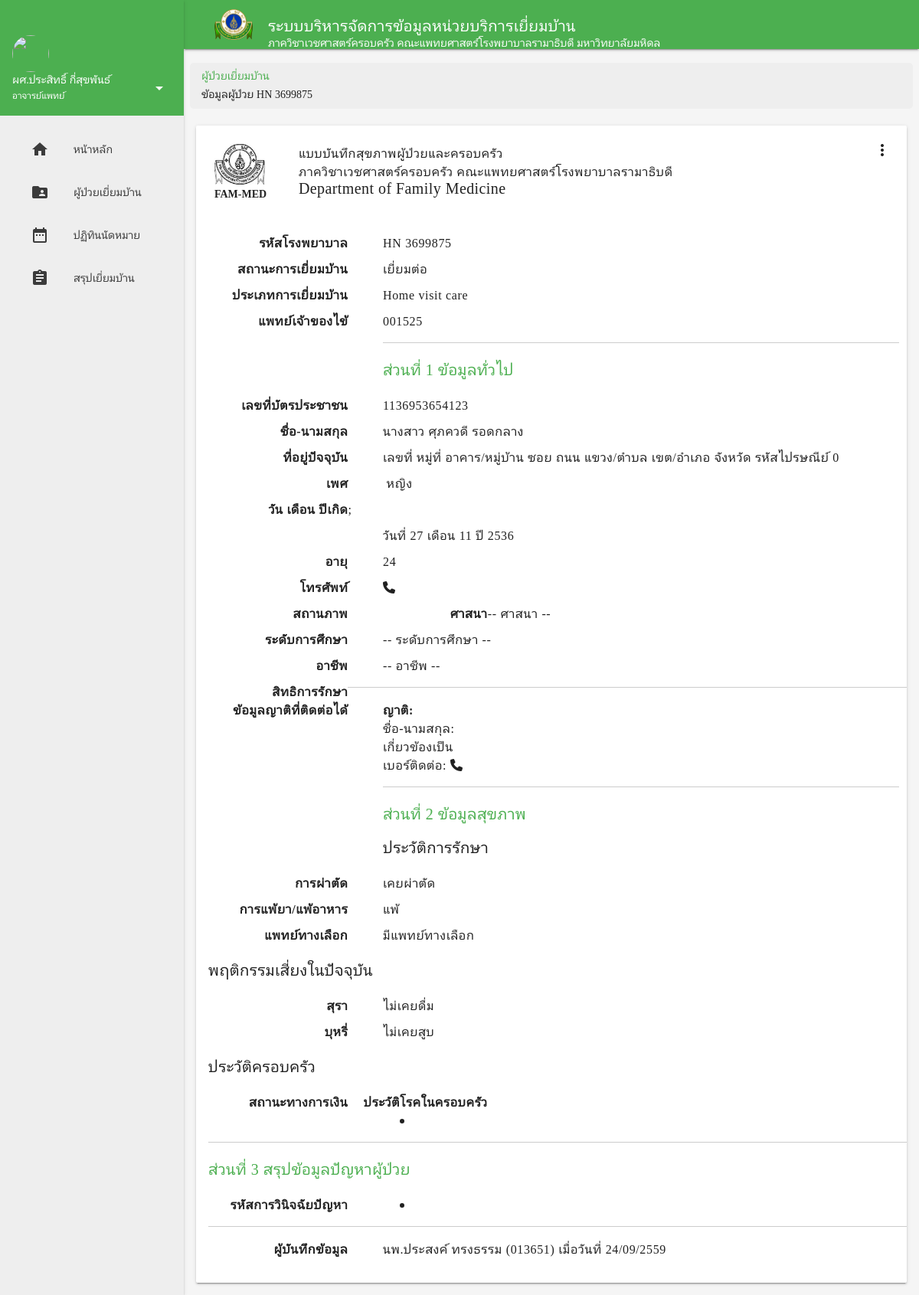
The app's page /patient_show.php?hn=3699875 (signed in) with its own data.
### tables this page shows
CREATE TABLE `patientinfo` (
  `patient_hn` int(7) NOT NULL,
  `patient_visit_status` int(1) DEFAULT NULL,
  `patient_visit_type` int(1) DEFAULT NULL,
  `patient_id` varchar(13) NOT NULL,
  `patient_p_name` varchar(100) DEFAULT NULL,
  `patient_name` varchar(50) DEFAULT NULL,
  `patient_surname` varchar(50) DEFAULT NULL,
  `patient_gender` varchar(1) DEFAULT NULL,
  `patient_dateofbirth` int(2) DEFAULT NULL,
  `patient_monthofbirth` varchar(15) DEFAULT NULL,
  `patient_yearofbirth` int(4) DEFAULT NULL,
  `patient_status` varchar(20) DEFAULT NULL,
  `patient_religion` varchar(15) DEFAULT NULL,
  `patient_occupation` varchar(50) DEFAULT NULL,
  `patient_education` varchar(30) NOT NULL,
  `insure` varchar(10) NOT NULL,
  `patient_add_no` varchar(10) DEFAULT NULL,
  `patient_add_mhoo` varchar(10) NOT NULL,
  `patient_add_village` varchar(30) NOT NULL,
  `patient_add_soi` varchar(30) NOT NULL,
  `patient_add_road` varchar(30) NOT NULL,
  `patient_add_subdis` varchar(30) NOT NULL,
  `patient_add_dis` varchar(30) NOT NULL,
  `patient_add_province` varchar(30) NOT NULL,
  `patient_add_zip` int(4) NOT NULL,
  `patient_no_home` varchar(30) NOT NULL,
  `patient_no_mobile` varchar(10) NOT NULL,
  `patient_no_work` varchar(10) NOT NULL,
  `patient_doctor_owner` varchar(50) NOT NULL,
  `patient_doctor_visit` varchar(50) NOT NULL,
  `surgery` varchar(50) NOT NULL,
  `allergic` varchar(50) NOT NULL,
  `alternative` varchar(50) NOT NULL,
  `alcohol` varchar(4) NOT NULL,
  `alcohol_input` int(1) NOT NULL,
  `cigarette` varchar(4) NOT NULL,
  `cigarette_amout` int(3) NOT NULL,
  `cigarette_period` int(3) NOT NULL,
  `money` int(1) NOT NULL,
  `hypertansion` int(1) NOT NULL,
  `diabetes_mellitus` int(1) NOT NULL,
  `dyslipidemia` int(1) NOT NULL,
  `stroke` int(1) NOT NULL,
  `cad` int(1) NOT NULL,
  `cancer` varchar(50) NOT NULL,
  `other` varchar(50) NOT NULL,
  `main` varchar(5) NOT NULL,
  `problem` varchar(150) NOT NULL,
  `num_visit` int(2) NOT NULL,
  `last_visit` date NOT NULL,
  `next_visit` date NOT NULL,
  `relate_name` varchar(60) NOT NULL,
  `relate_tel` varchar(10) NOT NULL,
  `relate_def` varchar(20) NOT NULL
);

### patient_show.php (the view, shortened to what this page needs)
<!DOCTYPE html>
<html>
<?php
                                    $dbname = 'homevisit';
$hn = $_GET["hn"];
$sql20="SELECT * from patientinfo where patient_hn like '$hn' ";
$result = mysql_db_query($dbname,$sql20) or die (mysql_error());
$row = mysql_fetch_array($result);
$type = $row["patient_visit_type"];
switch ($type) {
case 1:
    $type = "Home visit care"; break;
}
    $hn = $row["patient_hn"];
    $doc = $row["patient_doctor_owner"];
    $add = $row["patient_p_name"]." ".$row["patient_name"]." ".$row["patient_surname"];
    $addd = "เลขที่ ".$row["patient_add_no"]." หมู่ที่ ".$row["patient_add_mhoo"]." อาคาร/หมู่บ้าน ".$row["patient_add_village"]." ซอย ".$row["patient_add_soi"]." ถนน ".$row["patient_add_road"]." แขวง/ตำบล ".$row["patient_add_subdis"]." เขต/อำเภอ ".$row["patient_add_dis"]." จังหวัด ".$row["patient_add_province"]." รหัสไปรษณีย์ ".$row["patient_add_zip"];
    $gender = $row["patient_gender"];
    $l2 = "วันที่ ".$row["patient_dateofbirth"]." เดือน ".$row["patient_monthofbirth"]." ปี ".$row["patient_yearofbirth"];
    $id = $row["patient_id"];
    $a = $row["patient_yearofbirth"];
$tel = $row["patient_no_mobile"];
$religion = $row["patient_religion"];
$edu = $row["patient_education"];
$occ = $row["patient_occupation"];
$r1 = $row["relate_name"];
$r2 = $row["relate_def"];
$sur = $row["surgery"];
$al = $row["alternative"];
$b = $row["alcohol"];
$ll = $row["problem"];
$ci = $row["cigarette"];
$other = $row["other"];
$lov = $row["allergic"];
    ?>
    <head>
    <link rel="stylesheet" href="lib/mdl/material.min.css">
    <link rel="stylesheet" href="lib/mdl-template-dashboard/styles.css">
    <link rel="stylesheet" href="lib/font-awesome-4.6.3/css/font-awesome.min.css">
    <link rel="stylesheet" href="css/main.css">
    <link rel="stylesheet" href="css/font.css">
    <link rel="stylesheet" href="css/breadcrumb.css">
    </head>
    <body>
        <div class="demo-layout mdl-layout mdl-js-layout mdl-layout--fixed-drawer mdl-layout--fixed-header">
           <?php include "header.html";?>
            <main class="mdl-layout__content mdl-color--grey-100">
                <div class="mdl-grid demo-content">
                    <ul class="breadcrumb">
                        <li><a href="patient.html">ผู้ป่วยเยี่ยมบ้าน</a></li>
                        <li>ข้อมูลผู้ป่วย HN
                            <?php echo $hn;?>
                        </li>
                    </ul>
                    <div class="demo-updates mdl-card mdl-shadow--2dp mdl-cell mdl-cell--12-col mdl-cell--12-col-tablet mdl-cell--12-col-desktop">
                        <div class="mdl-card__menu">
                            <button id="menu-function" class="mdl-button mdl-js-button mdl-button--icon"> <i class="material-icons">more_vert</i> </button>
                        </div>
                        <div class="mdl-card__supporting-text mdl-color-text--grey-900 mdl-cell--12-col">
                            <div class="mdl-grid mdl-typography--subhead">
                                <div><img class="logo-report" src="img/logo-report.jpg">
                                    <p class="mdl-typography--body-2">FAM-MED</p>
                                </div>
                                <div> แบบบันทึกสุขภาพผู้ป่วยและครอบครัว
                                    <br> ภาควิชาเวชศาสตร์ครอบครัว คณะแพทยศาสตร์โรงพยาบาลรามาธิบดี
                                    <p class="mdl-typography--title">Department of Family Medicine</p>
                                </div>
                            </div>
                            <dl class="dl-horizontal mdl-typography--subhead"> <dt>รหัสโรงพยาบาล</dt>
                                <dd>HN
                                    <?php echo $hn;?>
                                </dd> <dt>สถานะการเยี่ยมบ้าน</dt>
                                <dd>เยี่ยมต่อ</dd> <dt>ประเภทการเยี่ยมบ้าน</dt>
                                <dd>
                                    <?php echo $type;?>
                                </dd> <dt>แพทย์เจ้าของไข้</dt>
                                <dd>
                                    <?php echo $doc;?>
                                        <hr>
                                        <h1 class="mdl-typography--title mdl-color-text--green">ส่วนที่ 1 ข้อมูลทั่วไป</h1> <dt>เลขที่บัตรประชาชน</dt>
                                        <dd>
                                            <?php echo $id;?>
                                        </dd> <dt>ชื่อ-นามสกุล</dt>
                                        <dd>
                                            <?php echo $add;?>
                                        </dd> <dt>ที่อยู่ปัจจุบัน</dt>
                                        <dd>
                                            <?php echo $addd;?>
                                        </dd> <dt>เพศ</dt>
                                        <dd>
                                            <?php
                                $mars = "fa fa-mars";
                                $venus = "fa fa-venus";
                                if ($gender == "male"){
                                    echo "<i class={$mars}></i> ชาย</dd>;";
                                }
                                else
                                    echo "<i class={$venus}></i> หญิง</dd>;";
                                ?> </dd> <dt>วัน เดือน ปีเกิด</dt>
                                        <dd>
                                            <?php  echo $l2; ?>
                                        </dd> <dt>อายุ</dt>
                                        <dd>
                                            <?php
                                $age = 2560 - $a;
                                echo $age;
                                ?>
                                        </dd> <dt>โทรศัพท์</dt>
                                        <dd><i class="fa fa-phone"></i>
                                        </dd>
                            <dt>สถานภาพ</dt>
                                         <dt>ศาสนา</dt>
                                        <dd>
                                            <?php
                                if ($religion  == 1) echo "พุธ" ;
                                else if ($religion  == 2)echo "คริสต์" ;
                                else if ($religion  == 3)echo "อิสลาม" ;
                                else echo $religion ;
                                ?>
                                        </dd> <dt>ระดับการศึกษา</dt>
                                        <dd>
                                            <?php  switch($edu){
        default:
        echo $edu;
                            };
                                ?>
                                        </dd> <dt>อาชีพ</dt>
                                        <dd>
                                            <?php  switch($occ){
        default:
        echo $occ;
                            };
                                ?>
                                        </dd> <dt>สิทธิการรักษา</dt>
                                        <hr> <dt>ข้อมูลญาติที่ติดต่อได้</dt>
                                        <dd> <b>ญาติ:</b>
                                            <br>ชื่อ-นามสกุล: <?php $r1; ?>
                                            <br>เกี่ยวข้องเป็น <?php $r2; ?>
                                            <br>เบอร์ติดต่อ: <i class="fa fa-phone"></i> <?php $tel; ?>
                                        <hr>
                                        <h1 class="mdl-typography--title mdl-color-text--green">ส่วนที่ 2 ข้อมูลสุขภาพ</h1>
                                        <h3 class="mdl-typography--title">ประวัติการรักษา</h3> <dt>การผ่าตัด</dt>
                                        <dd>
                                            <?php
                                if ($sur ==0) echo "ไม่เคยผ่าตัด";
                                else echo "เคยผ่าตัด ".$sur;
                                ?>
                                        </dd> <dt>การแพ้ยา/แพ้อาหาร</dt>
                                        <dd>
                                            <?php
                                    if ($lov ===0) {echo "ไม่แพ้ยาและไม่แพ้อาหาร".$row["allergic"];}
                                    else {
                                     echo    "แพ้ ".$lov;}
                                ?>
                                        </dd> <dt>แพทย์ทางเลือก</dt>
                                        <dd>
                                            <?php  if($al==0) echo "ไม่มีแพทย์ทางเลือก";
                                    else echo "มีแพทย์ทางเลือก ".$al;
                                ?>
                                        </dd>
                                        <h3 class="mdl-typography--title">พฤติกรรมเสี่ยงในปัจจุบัน</h3> <dt>สุรา</dt>
                                        <dd>
                                            <?php
                                        if ($b == "NO"){
                                             echo "ไม่เคยดื่ม" ;
                                        }
                                ?>
                                        </dd> <dt>บุหรี่</dt>
                                        <dd>
                                            <?php
                                        if ($ci == "NO"){
                                             echo "ไม่เคยสูบ" ;
                                        }
                                ?>
                                        </dd>
                                        <h3 class="mdl-typography--title">ประวัติครอบครัว</h3> <dt>สถานะทางการเงิน</dt>
                                         <dt>ประวัติโรคในครอบครัว</dt>
                                        <dd>
                                            <ul class="mdl-typography--subhead">
                                                <br>
                                                <?php
                                        if ($other!=0) echo "<li>".$row["other"]."</li>";
                                    ?>
                                            </ul>
                                        </dd>
                                        <hr>
                                        <h1 class="mdl-typography--title mdl-color-text--green">ส่วนที่ 3 สรุปข้อมูลปัญหาผู้ป่วย</h1> <dt>รหัสการวินิจฉัยปัญหา</dt>
                                        <dd>
                                            <ul class="mdl-typography--subhead">
                                                <?php $test = $ll;
                                            $mind = explode (",",$test);
                                            $a = 0;
                                                while ($a < sizeof($mind)){
                                                    $s="SELECT * from icd10 where icd10_id like '$mind[$a]' ";
                                                    $r = mysql_db_query($dbname,$s) or die (mysql_error());
                                                    $ro = mysql_fetch_array($r);
                                                echo "<li>".$ro["icd10_id"]." ".$ro["icd10_name"]."</li>";
                                                $a++;
                                                }?>
                                            </ul>
                                        </dd>
                                        <hr> <dt> ผู้บันทึกข้อมูล </dt>
                                        <dd> นพ.ประสงค์ ทรงธรรม (013651) เมื่อวันที่ 24/09/2559 </dd>
                            </dl>
                        </div>
                    </div>
                </div>
            </main>
        </div>
    </body>
</html>

### css/main.css (style rules this page uses)
body { background-color: #fff; }
a { text-decoration: none; color: #4caf50; }
.logo-report { width: 60%; }
.dl-horizontal dt { float: left; min-width: 20%; text-align: right; }
.dl-horizontal dd { margin: 10px; margin-left: 25%; }
.breadcrumb { margin-top: 10px; padding-left: 15px; padding-top: 5px; padding-bottom: 7px; list-style: none; background-color: #eee; width: 100%; border-radius: 5px; }

### records on screen
patientinfo: patient_hn "3699875", patient_visit_type "Home visit care", patient_doctor_owner "001525", patient "1136953654123", add "นางสาว ศุภควดี รอดกลาง", addd "เลขที่ หมู่ที่ อาคาร/หมู่บ้าน ซอย ถนน แขวง/ตำบล เขต/อำเภอ จังหวัด รหัสไปรษณีย์ 0", l2 "วันที่ 27 เดือน 11 ปี 2536", patient_yearofbirth "24", patient_religion "-- ศาสนา --", patient_education "-- ระดับการศึกษา --", patient_occupation "-- อาชีพ --"
